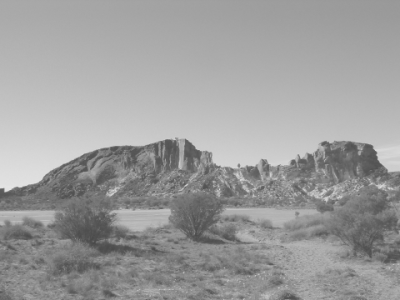
#> input picture TP2_Shaghayegh_HAJMOHAMMADKASHI_Kaiwen-ZHENG_INF02/desert.bmp, 400 x 300 px, found by its file name
$ python test.py
#> lines starting #> are read from the running program, lines starting #| are printed output that depends on the picture; after the words box and inside, x2 and y2 are one past the last pixel; in counts of white or black regions, pixels touching at a corner belong together
import cv2
import numpy as np

# Charger l'image en niveaux de gris
img = cv2.imread(r"C:\Users\Shaghayegh\Downloads\fichiers_TP2\desert.bmp", cv2.IMREAD_GRAYSCALE)
#> img is the input picture: shape (300, 400); min 73, max 230, mean 156.6

# Calculer l'histogramme
hist = cv2.calcHist([img], [0], None, [256], [0, 256])
#> hist = 256 values, max 2333 at index 168, min 0 at index 0, mean 468.8

# Calculer l'histogramme cumulé
cum_hist = np.cumsum(hist)
#> cum_hist = 256 values from 0 to 120000

# Normaliser l'histogramme cumulé entre 0 et 255
cum_hist_norm = cum_hist * 255 / cum_hist.max()
#> cum_hist_norm = 256 values from 0 to 255
cum_hist_norm = cum_hist_norm.astype('uint8')

# Créer une image vide et dessiner l'histogramme cumulé
h, w = img.shape[:2]
#> h = 300; w = 400
cum_hist_img = np.zeros((h, w), dtype='uint8')
for i in range(256):
    cv2.line(cum_hist_img, (i, h), (i, h - cum_hist_norm[i]), 255)
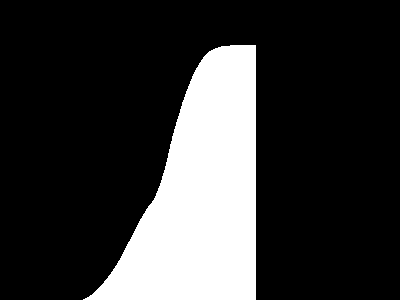
#> cum_hist_img: shape (300, 400); 21% white; 1 white region, box (x1, y1, x2, y2) and area: (83, 45, 256, 300) 25257

# Ajouter des axes et des chiffres à l'histogramme cumulé
cv2.line(cum_hist_img, (0, h), (256, h), 255)
cv2.line(cum_hist_img, (0, h), (0, 0), 255)
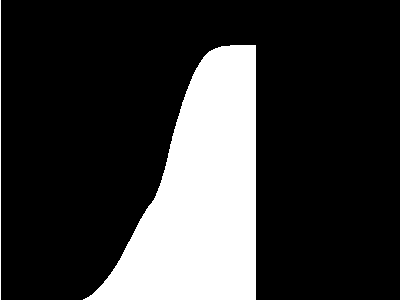
#> cum_hist_img: shape (300, 400); 21.3% white; 2 white regions, box (x1, y1, x2, y2) and area: (83, 45, 256, 300) 25257, (0, 0, 1, 300) 300
for i in range(0, 257, 64):
    cv2.putText(cum_hist_img, str(i), (i, h + 20), cv2.FONT_HERSHEY_SIMPLEX, 0.5, 255)

# Afficher l'image et l'histogramme cumulé
cv2.imshow('Image', img)
cv2.imshow('Histogramme cumulé', cum_hist_img)
cv2.waitKey(0)
cv2.destroyAllWindows()
